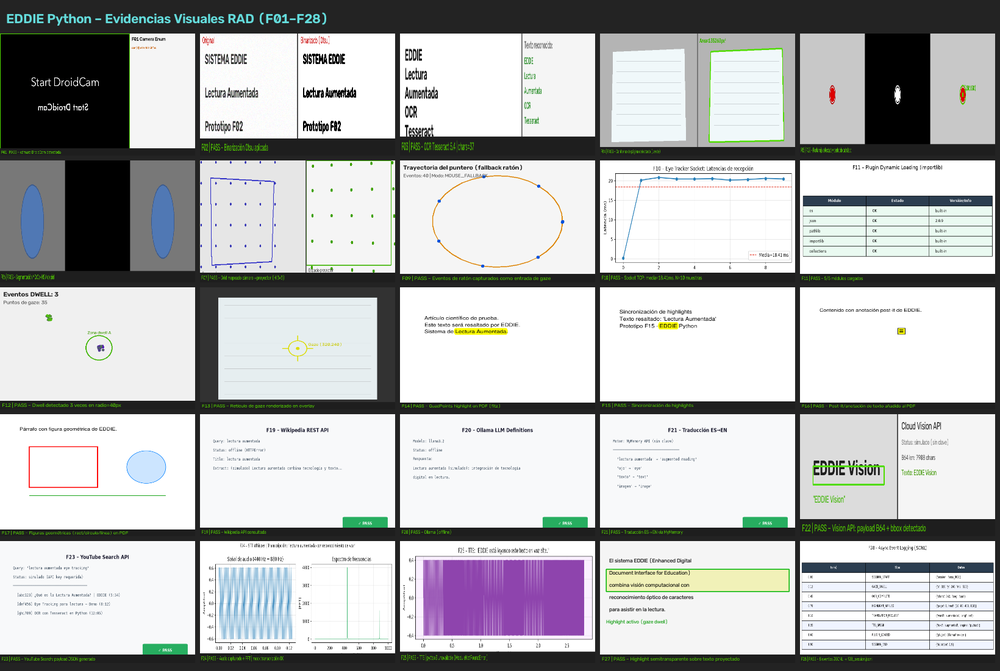
#> input picture eddie-python/prototypes/rad_funcionalidades/evidencias/evidencia_MOSAICO_COMPLETO.png, 1000 x 671 px, shrunk from 1640 x 1100 before the run, given in place of the camera
$ python demo_real_f02.py
#> lines starting #> are read from the running program, lines starting #| are printed output that depends on the picture; after the words box and inside, x2 and y2 are one past the last pixel; in counts of white or black regions, pixels touching at a corner belong together
"""
Prototipo F02 Preprocesamiento y Binarización
Captura un frame REAL de DroidCam y muestra en tiempo real:
  - Ventana izquierda: frame original de la cámara
  - Ventana derecha:   frame binarizado (Otsu) en tiempo real
Apunta la cámara a un texto impreso (libro, hoja, etc.)
Presiona S para guardar evidencia, Q para salir.
"""
import cv2, time, pathlib, sys
import numpy as np

EVID = pathlib.Path(__file__).parent / "evidencias" / "real"
EVID.mkdir(parents=True, exist_ok=True)

print("  S = guardar  |  Q = salir\n")

# Abrir cámara
cap = None
for idx in range(5):
    for backend in [cv2.CAP_MSMF, cv2.CAP_ANY]:
        try:
            c = cv2.VideoCapture(idx, backend)
            if c.isOpened():
                cap = c
                print(f"Cámara abierta: idx={idx}")
                break
            c.release()
        except Exception:
            pass
    if cap: break

if not cap:
    print("No se encontró cámara.")
    sys.exit(1)

t_start = time.time()

while True:
    ret, frame = cap.read()
#> frame is the input picture: shape (671, 1000, 3); mean B, G, R 184.4, 183.9, 182.6
    if not ret:
        break

    # Pipeline F02
    gray    = cv2.cvtColor(frame, cv2.COLOR_BGR2GRAY)
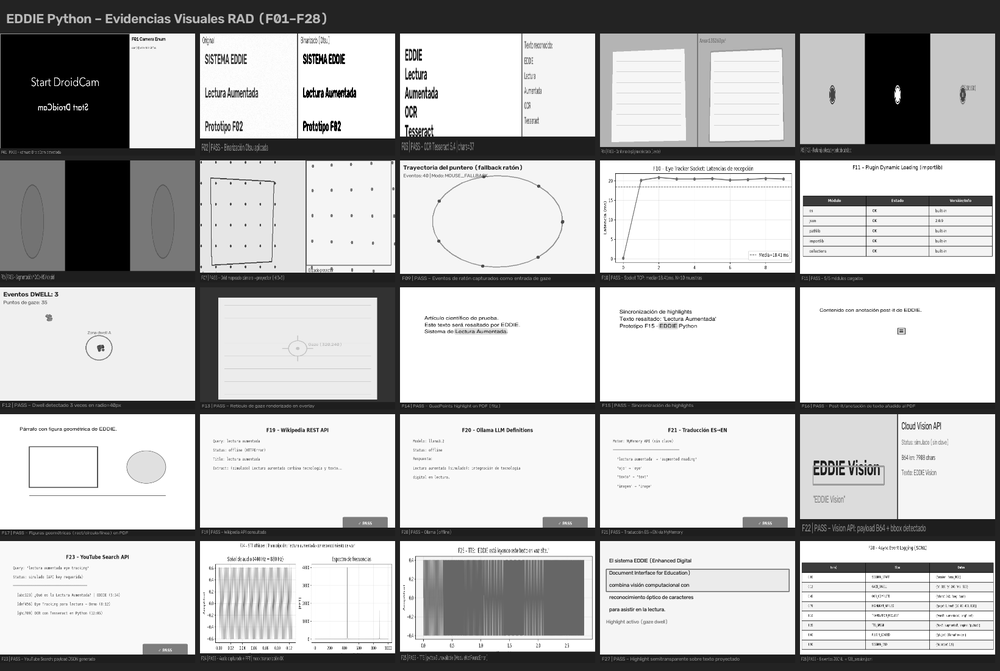
#> gray: shape (671, 1000); min 0, max 255, mean 183.6
    blurred = cv2.GaussianBlur(gray, (5, 5), 0)
    _, bw   = cv2.threshold(blurred, 0, 255, cv2.THRESH_BINARY + cv2.THRESH_OTSU)
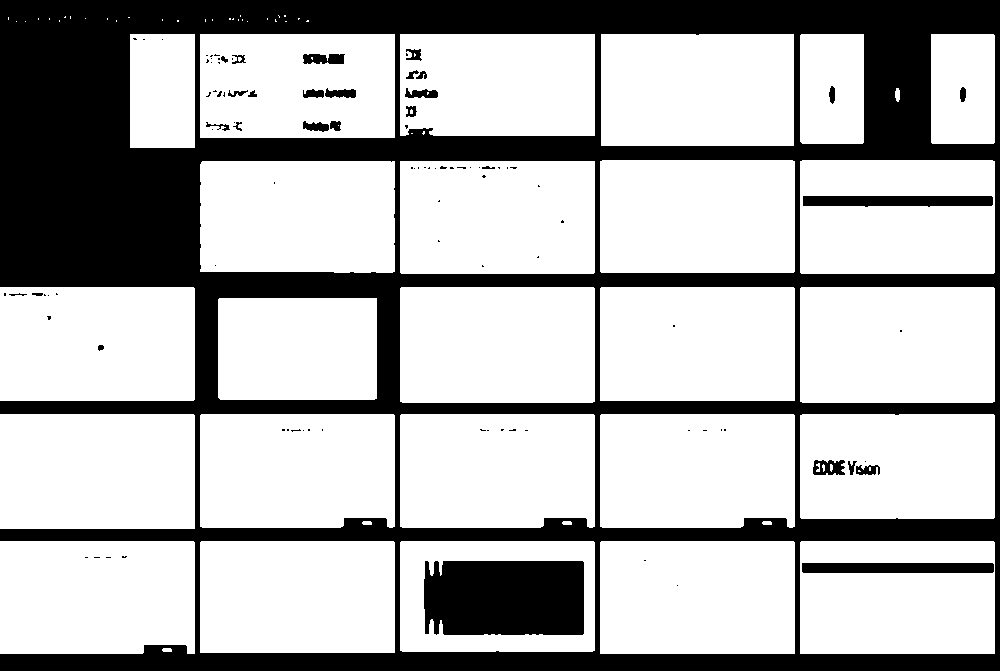
#> bw: shape (671, 1000); 71% white; 101 black regions (72 under 20 px), largest, box (x1, y1, x2, y2) and area: (0, 0, 1000, 671) 176322, (424, 561, 584, 635) 11525, (802, 563, 994, 573) 1917
    bw_bgr  = cv2.cvtColor(bw, cv2.COLOR_GRAY2BGR)

    # Labels
    cv2.putText(frame, "ORIGINAL (BGR)", (8, 25),
                cv2.FONT_HERSHEY_SIMPLEX, 0.65, (0, 220, 100), 2)
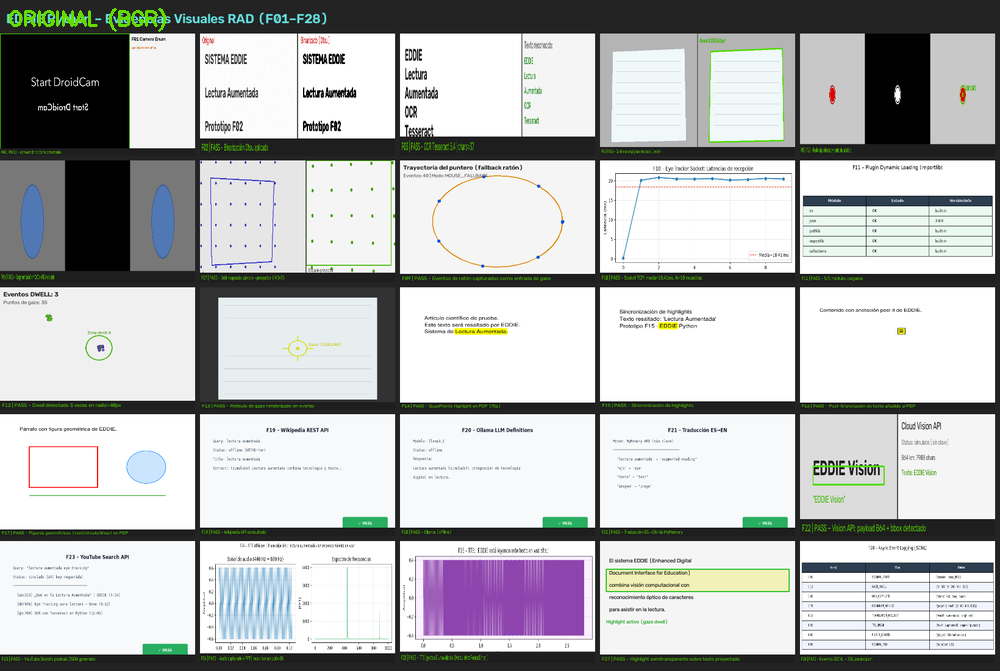
#> frame: shape (671, 1000, 3); 0.19% of pixels changed, all inside (x1, y1, x2, y2) = (9, 8, 166, 32)
    cv2.putText(bw_bgr, "BINARIZADO Otsu", (8, 25),
                cv2.FONT_HERSHEY_SIMPLEX, 0.65, (100, 100, 255), 2)
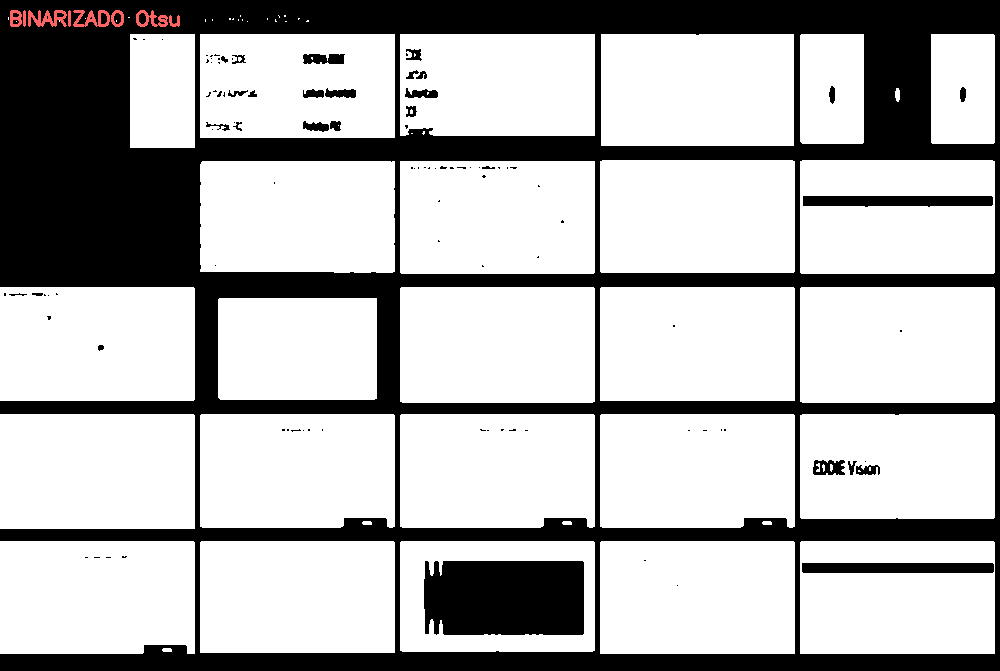
#> bw_bgr: shape (671, 1000, 3); mean B, G, R 181.2, 181.2, 181.5

    # Side by side
    combined = np.hstack([frame, np.full((frame.shape[0], 4, 3), 80, np.uint8), bw_bgr])
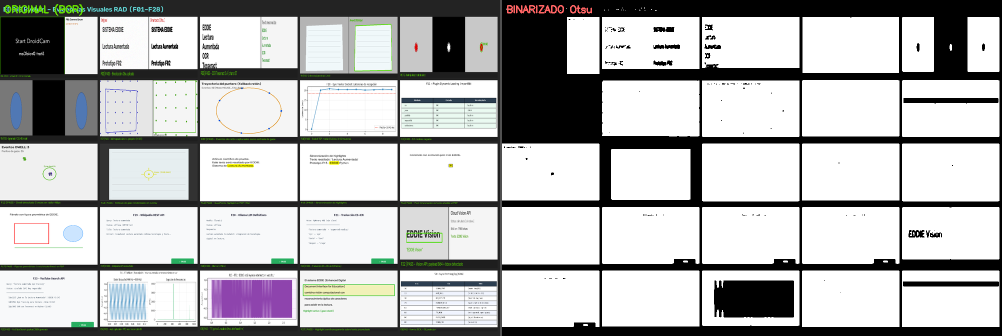
#> combined: shape (671, 2004, 3) (shown at 1/2 size); mean B, G, R 182.5, 182.5, 181.9
    cv2.putText(combined, "EDDIE F02 | S=guardar Q=salir",
                (8, combined.shape[0]-10), cv2.FONT_HERSHEY_SIMPLEX, 0.5, (200,200,200), 1)
#> combined: shape (671, 2004, 3); 0.04% of pixels changed, all inside (x1, y1, x2, y2) = (10, 649, 258, 666)

    cv2.imshow("F02 Binarización", combined)

    key = cv2.waitKey(30) & 0xFF
#> (key q is pressed here)
    if key == ord('q') or key == 27:
        break
    if key == ord('s'):
        out = EVID / "f02_binarizacion.png"
        cv2.imwrite(str(out), combined)
        print(f"  [GUARDADO] {out}")
        cv2.putText(combined, "GUARDADO!", (combined.shape[1]//2 - 60, combined.shape[0]//2),
                    cv2.FONT_HERSHEY_SIMPLEX, 1.5, (0, 255, 0), 3)
        cv2.imshow("F02 Binarización", combined)
        cv2.waitKey(1000)

cap.release()
cv2.destroyAllWindows()
print("F02 COMPLETADO\n")

$ run again, on eddie-python/prototypes/rad_funcionalidades/evidencias/evidencia_f04_pagina.png
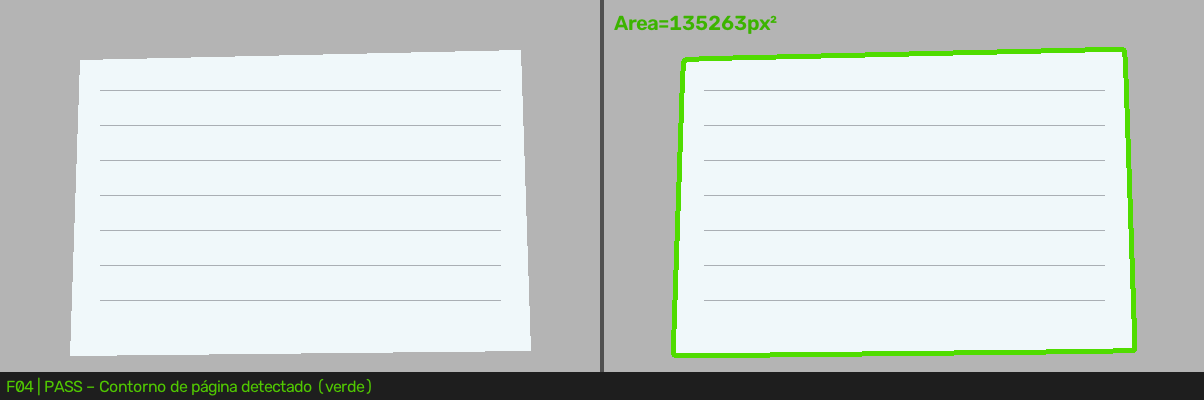
#> input picture eddie-python/prototypes/rad_funcionalidades/evidencias/evidencia_f04_pagina.png, 1204 x 400 px, given in place of the camera
#> frame is the input picture: shape (400, 1204, 3); mean B, G, R 203.8, 207, 199.9
#> `_, bw   = cv2.threshold(blurred, 0, 255, cv2.THRESH_BINARY + cv2.THRES..`:
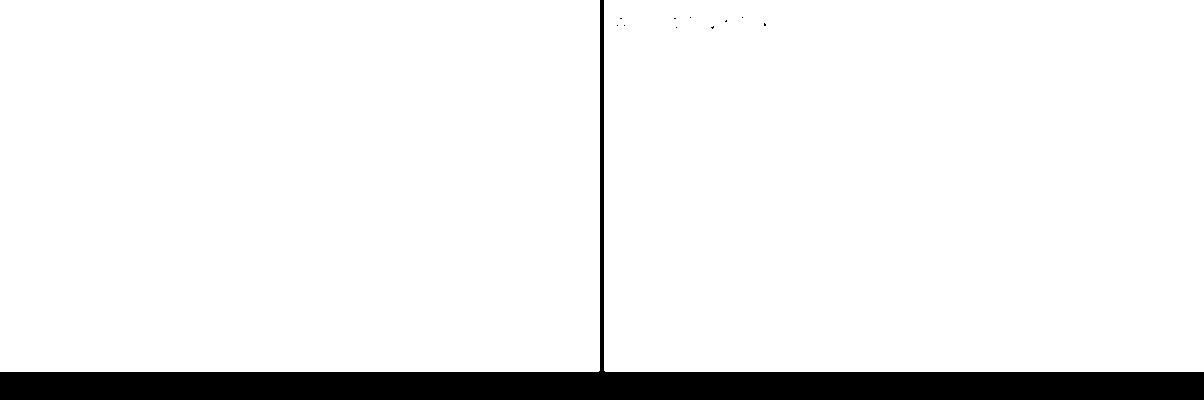
#> bw: shape (400, 1204); 92.7% white; 11 black regions (10 under 20 px), largest, box (x1, y1, x2, y2) and area: (0, 0, 1204, 400) 35202
#> frame: shape (400, 1204, 3); 0.27% of pixels changed, all inside (x1, y1, x2, y2) = (9, 8, 166, 32)
#> `cv2.putText(combined, "EDDIE F02 | S=guardar Q=salir", (8, combined.sh..`:
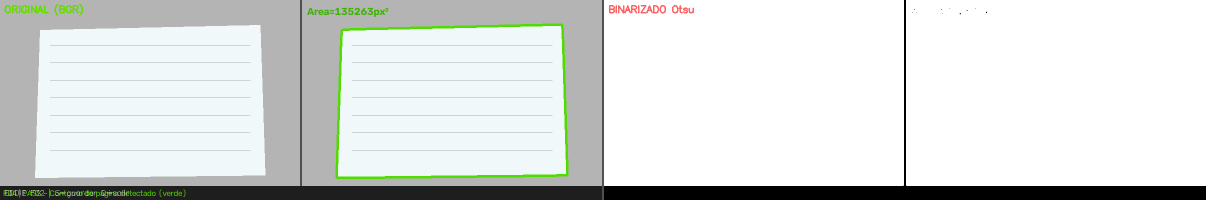
#> combined: shape (400, 2412, 3) (shown at 1/2 size); mean B, G, R 219.5, 221.3, 217.9
